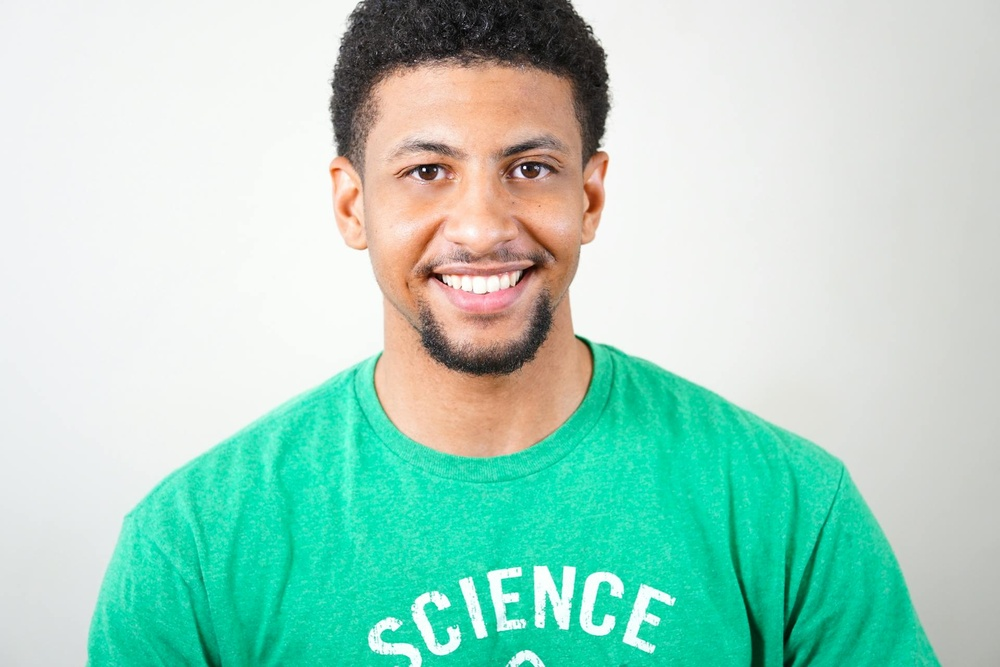
#> input picture Probabilidad/Imagenes/persona.jpg, 1000 x 667 px, shrunk from 1920 x 1280 before the run, found by its file name
$ python 049_Reconocimiento_de_objetos.py
#> lines starting #> are read from the running program, lines starting #| are printed output that depends on the picture; after the words box and inside, x2 and y2 are one past the last pixel; in counts of white or black regions, pixels touching at a corner belong together
import cv2

# ----------------------------- Cargar clasificadores Haar -----------------------------
clasificador_rostro = cv2.CascadeClassifier(cv2.data.haarcascades + 'haarcascade_frontalface_default.xml')
clasificador_ojos = cv2.CascadeClassifier(cv2.data.haarcascades + 'haarcascade_eye.xml')

# Verificar si los clasificadores se cargaron correctamente
if clasificador_rostro.empty() or clasificador_ojos.empty():
    print("Error al cargar los clasificadores Haar.")
    exit()

# ----------------------------- Cargar imagen -----------------------------
imagen = cv2.imread('Probabilidad/Imagenes/persona.jpg')
#> imagen is the input picture: shape (667, 1000, 3); mean B, G, R 197.8, 213.9, 166.6

# Verificar si la imagen se cargó correctamente
if imagen is None:
    print("Error al cargar la imagen. Verifica la ruta.")
    exit()

# Convertir a escala de grises
gris = cv2.cvtColor(imagen, cv2.COLOR_BGR2GRAY)
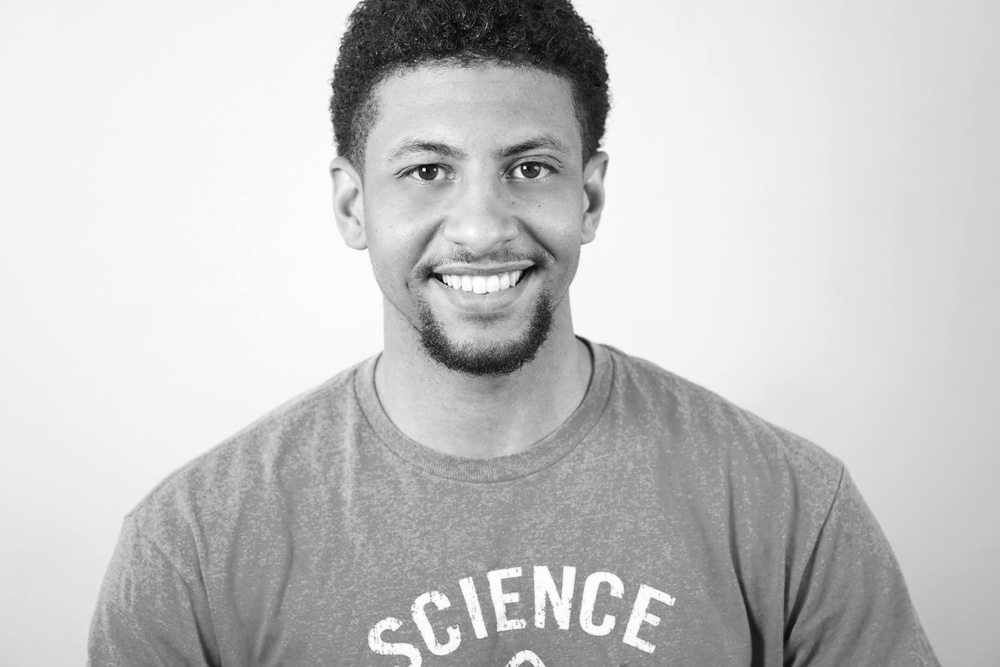
#> gris: shape (667, 1000); min 1, max 255, mean 197.9

# ----------------------------- Detectar rostros -----------------------------
rostros = clasificador_rostro.detectMultiScale(gris, scaleFactor=1.3, minNeighbors=5)
#> rostros = [[320, 47, 314, 314]]

# Dibujar rectángulos alrededor del rostro
for (x, y, w, h) in rostros:
    cv2.rectangle(imagen, (x, y), (x+w, y+h), (255, 0, 0), 2)  # Rectángulo azul en el rostro
    roi_gris = gris[y:y+h, x:x+w]
    roi_color = imagen[y:y+h, x:x+w]

    # Detectar ojos dentro de cada rostro
    ojos = clasificador_ojos.detectMultiScale(roi_gris)
    for (ox, oy, ow, oh) in ojos:
        cv2.rectangle(roi_color, (ox, oy), (ox+ow, oy+oh), (0, 255, 0), 2)  # Rectángulo verde en cada ojo
#> this loop made 1 pass
#> (x, y, w, h, ojos) on pass 1: (320, 47, 314, 314, [[174, 92, 61, 61], [78, 95, 60, 60], [83, 207, 46, 46]])
#> pass 1, `roi_gris = gris[y:y+h, x:x+w]`:
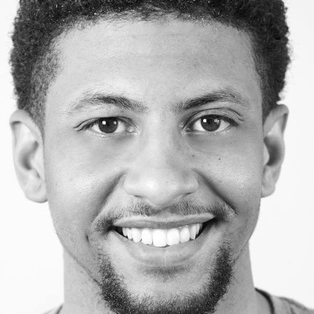
#> roi_gris: shape (314, 314); min 4, max 255, mean 176.6
#> pass 1, `roi_color = imagen[y:y+h, x:x+w]`:
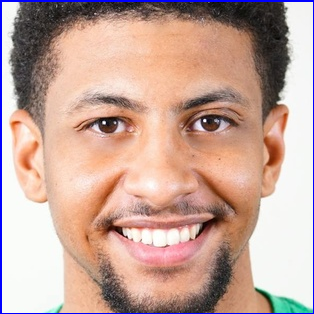
#> roi_color: shape (314, 314, 3); mean B, G, R 154.4, 165.6, 197.3
#> after the loop:
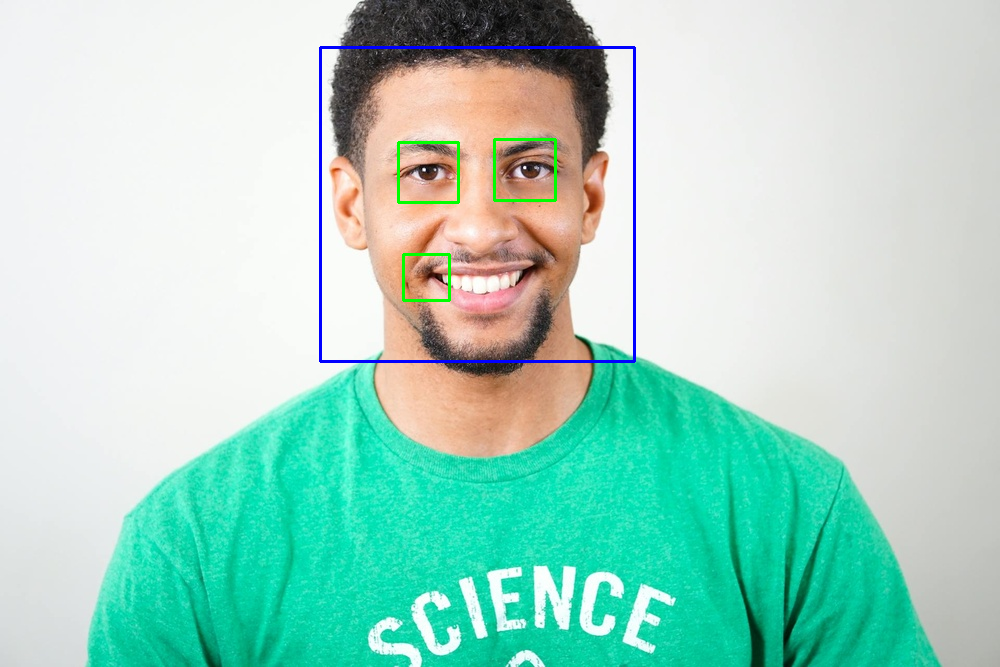
#> imagen: shape (667, 1000, 3); 0.86% of pixels changed, all inside (x1, y1, x2, y2) = (319, 46, 636, 363)
#> after the loop:
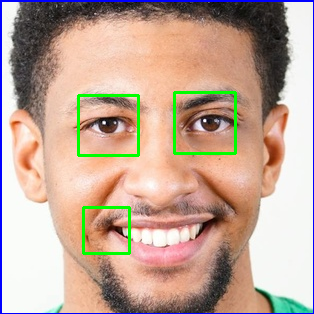
#> roi_color: shape (314, 314, 3); 2.02% of pixels changed, all inside (x1, y1, x2, y2) = (77, 91, 237, 255)

# ----------------------------- Mostrar resultados -----------------------------
cv2.imshow('Reconocimiento de Objetos (Rostros y Ojos)', imagen)
cv2.waitKey(0)
cv2.destroyAllWindows()
